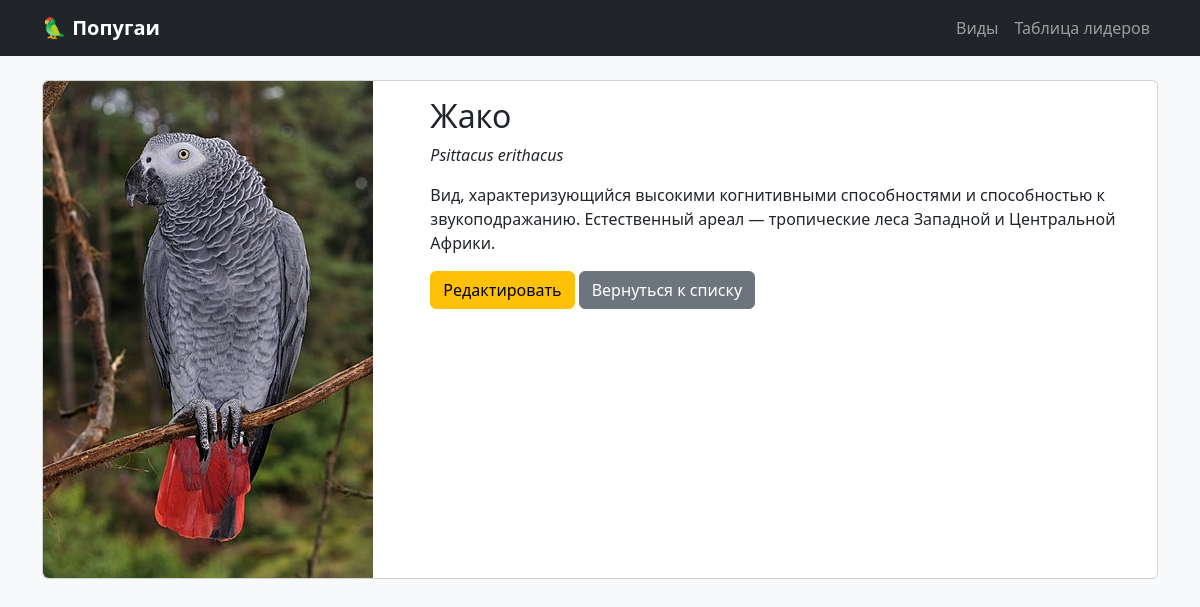
/species/2/, run on the app's committed database.
### quiz/models.py (models this page shows, shortened)
class Species(models.Model):
    name = models.CharField(max_length=100, unique=True)
    scientific_name = models.CharField(max_length=150, blank=True)
    description = models.TextField()
    image_url = models.URLField(blank=True)

### quiz/views.py (the view)
# urls.py: path('species/<int:pk>/', views.species_detail, name='species_detail'),
def species_detail(request, pk):
    species = get_object_or_404(Species, pk=pk)
    return render(request, 'quiz/species_detail.html', {'species': species})

### quiz/templates/quiz/species_detail.html (shortened to what this page needs)
{% extends 'quiz/base.html' %}
{% block content %}
<div class="card">
    <div class="row g-0">
        <div class="col-md-4">
            {% if species.image_url %}
                <img src="{{ species.image_url }}" class="img-fluid rounded-start" alt="{{ species.name }}">
            {% else %}
                <img src="/static/quiz/images/default.jpg" class="img-fluid rounded-start" alt="No image">
            {% endif %}
        </div>
        <div class="col-md-8">
            <div class="card-body">
                <h2 class="card-title">{{ species.name }}</h2>
                <p class="card-text"><em>{{ species.scientific_name }}</em></p>
                <p class="card-text">{{ species.description }}</p>
                <a href="{% url 'quiz:species_edit' species.pk %}" class="btn btn-warning">Редактировать</a>
                <a href="{% url 'quiz:species_list' %}" class="btn btn-secondary">Вернуться к списку</a>
            </div>
        </div>
    </div>
</div>
{% endblock %}

### quiz/templates/static/quiz/styles.css (style rules this page uses)
body { background-color: #f8f9fa; }

### data on the page
Species: image_url (picture), name "Жако", scientific_name "Psittacus erithacus", description "Вид, характеризующийся высокими когнитивными способностями и способностью к звукоподражанию. Естественный ареал — тропические леса Западной и Центральной Африки."
